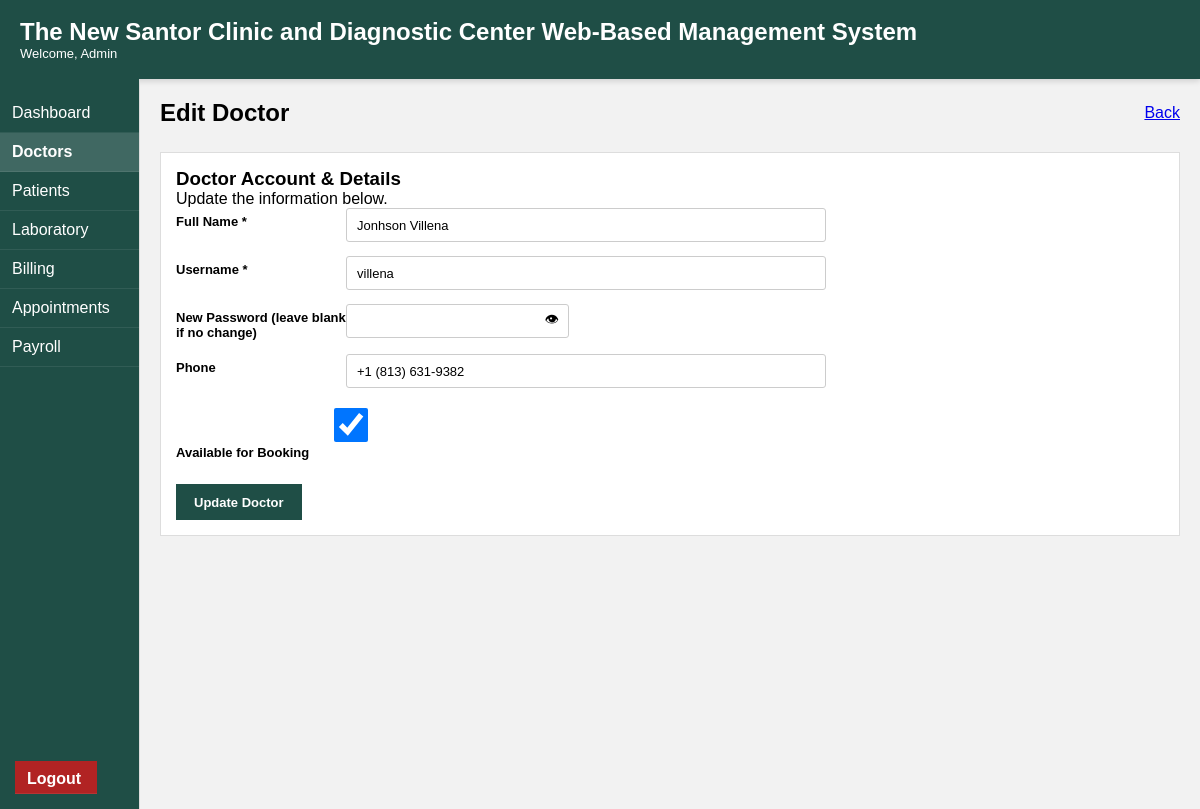
Screenshot of /doctors/edit.php?id=34 (signed in) with the database file from the repository.
### tables this page shows
CREATE TABLE `doctors` (
  `id` int(11) NOT NULL,
  `full_name` varchar(150) NOT NULL,
  `phone` varchar(30) DEFAULT NULL,
  `is_available` tinyint(1) NOT NULL DEFAULT 1,
  `created_at` timestamp NOT NULL DEFAULT current_timestamp(),
  `user_id` int(11) NOT NULL
);

CREATE TABLE `users` (
  `id` int(11) NOT NULL,
  `full_name` varchar(120) NOT NULL,
  `username` varchar(60) NOT NULL,
  `password` varchar(255) NOT NULL,
  `role` enum('admin','staff','lab','doctor') NOT NULL DEFAULT 'lab',
  `created_at` timestamp NOT NULL DEFAULT current_timestamp()
);

### doctors/edit.php (the view, shortened to what this page needs)
<?php
require_once __DIR__ . "/../../includes/config.php";
$id = (int)($_GET['id'] ?? 0);
$stmt = $pdo->prepare("
    SELECT
        d.id,
        d.phone,
        d.is_available,
        u.id AS user_id,
        u.full_name,
        u.username,
        u.password
    FROM doctors d
    INNER JOIN users u ON u.id = d.user_id
    WHERE d.id = :id
");
$stmt->execute([':id' => $id]);
$doctor = $stmt->fetch();
?>
<div class="page-header">
    <div class="page-title">
        <h2>Edit Doctor</h2>
    </div>
    <div class="page-action">
        <a href="/clinic_db/public/doctors/index.php" class="btn btn-primary">
            Back
        </a>
    </div>
</div>
<div class="card">
    <h3>Doctor Account & Details</h3>
    <p class="sub">Update the information below.</p>
    <form method="post" class="form-wrapper">
        <div class="form-row">
            <label>Full Name *</label>
            <input type="text" name="full_name"
                value="<?= htmlspecialchars($_POST['full_name'] ?? $doctor['full_name']) ?>"
                required>
        </div>
        <div class="form-row">
            <label>Username *</label>
            <input type="text" name="username"
                value="<?= htmlspecialchars($_POST['username'] ?? $doctor['username']) ?>"
                required>
        </div>
        <div class="form-row">
            <label>New Password (leave blank if no change)</label>
            <div style="position:relative;">
                <input type="password" name="password" id="passwordField"
                       style="width:100%; padding-right:35px;">
                <span id="togglePassword"
                      style="position:absolute; right:10px; top:50%; transform:translateY(-50%);
                             cursor:pointer; font-size:14px;">
                    👁
                </span>
            </div>
        </div>
        <div class="form-row">
            <label>Phone</label>
            <input type="text" name="phone"
                value="<?= htmlspecialchars($_POST['phone'] ?? ($doctor['phone'] ?? '')) ?>">
        </div>
        <div class="form-row">
            <label>
                <input type="checkbox" name="is_available"
                <?= ($doctor['is_available'] ?? 1) ? 'checked' : '' ?>>
                Available for Booking
            </label>
        </div>
        <div class="actions">
            <button type="submit" class="btn-save">
                Update Doctor
            </button>
        </div>
    </form>
</div>
<?php
require_once __DIR__ . "/../../includes/layout.php";
?>

### clinic/assets/css/clinic.css (style rules this page uses)
* { box-sizing: border-box; margin: 0; padding: 0; font-family: Arial, Helvetica, sans-serif; }
html, body { height: 100%; }
body { background-color: #f2f2f2; position: relative; }
body::before { content: ""; position: fixed; inset: 0; background-image: url('../img/logo.png'); background-repeat: repeat; background-size: 200px; opacity: 0.05; z-index: -1; pointer-events: none; }
.card { border: 1px solid #ddd; padding: 15px; margin-bottom: 20px; background: #fff; }
.form-wrapper { max-width: 500px; }
.form-row > label { width: 180px; font-weight: 600; }
.form-row label { width: 160px; font-size: 13px; font-weight: 600; }
.form-row input { flex: 1; height: 32px; padding: 5px 8px; font-size: 13px; border: 1px solid #ccc; }
.btn-save { display: inline-flex; align-items: center; justify-content: center; height: 36px; padding: 0 18px; background: #1f4e46; color: #ffffff; font-size: 13px; font-weight: 600; border: none; cursor: pointer; transition: 0.2s ease; }
.page-header { display: flex; justify-content: space-between; align-items: center; margin-bottom: 25px; }
.page-title h2 { margin: 0; }
.page-action { margin-left: auto; }
.actions { display: inline-flex; align-items: center; gap: 8px; }
.form-row { display: flex; align-items: center; margin-bottom: 15px; }
.form-row label { width: 180px; font-weight: 600; }
.form-row input, .form-row select { width: 350px; padding: 8px; border: 1px solid #ccc; border-radius: 3px; }
.form-wrapper { max-width: 650px; }
.form-row { display: flex; align-items: flex-start; margin-bottom: 14px; }
.form-row > label { width: 170px; font-size: 13px; font-weight: 600; padding-top: 6px; }
.form-row input, .form-row select { flex: 1; height: 34px; padding: 6px 10px; font-size: 13px; border: 1px solid #ccc; border-radius: 3px; outline: none; transition: 0.2s ease; }
.btn-save { margin-top: 10px; }
.page-title { display: flex; justify-content: space-between; align-items: flex-start; }

### rows the page displays
doctors: full_name "Jonhson Villena", username "villena", phone "+1 (813) 631-9382", is_available "☑"

### other values shown
$_SESSION['user']['name'] "Admin"
